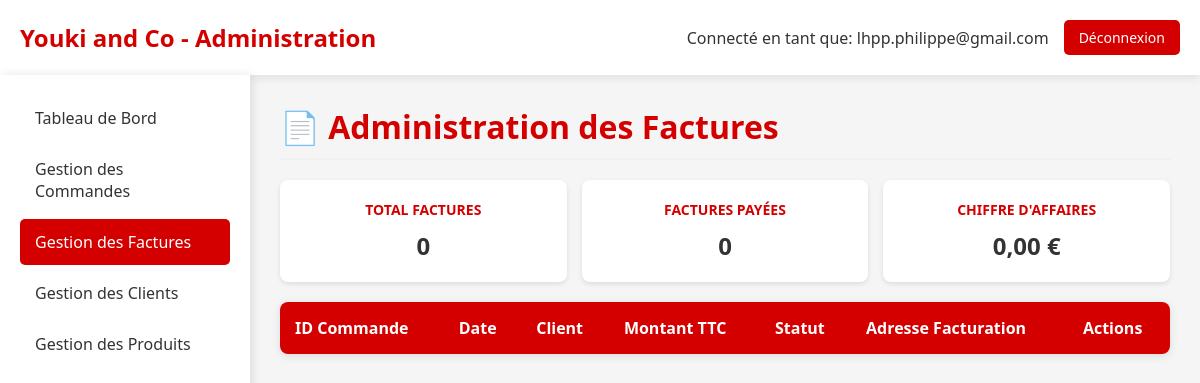
/admin_factures.php (signed in), run on an earlier commit of the app's database.
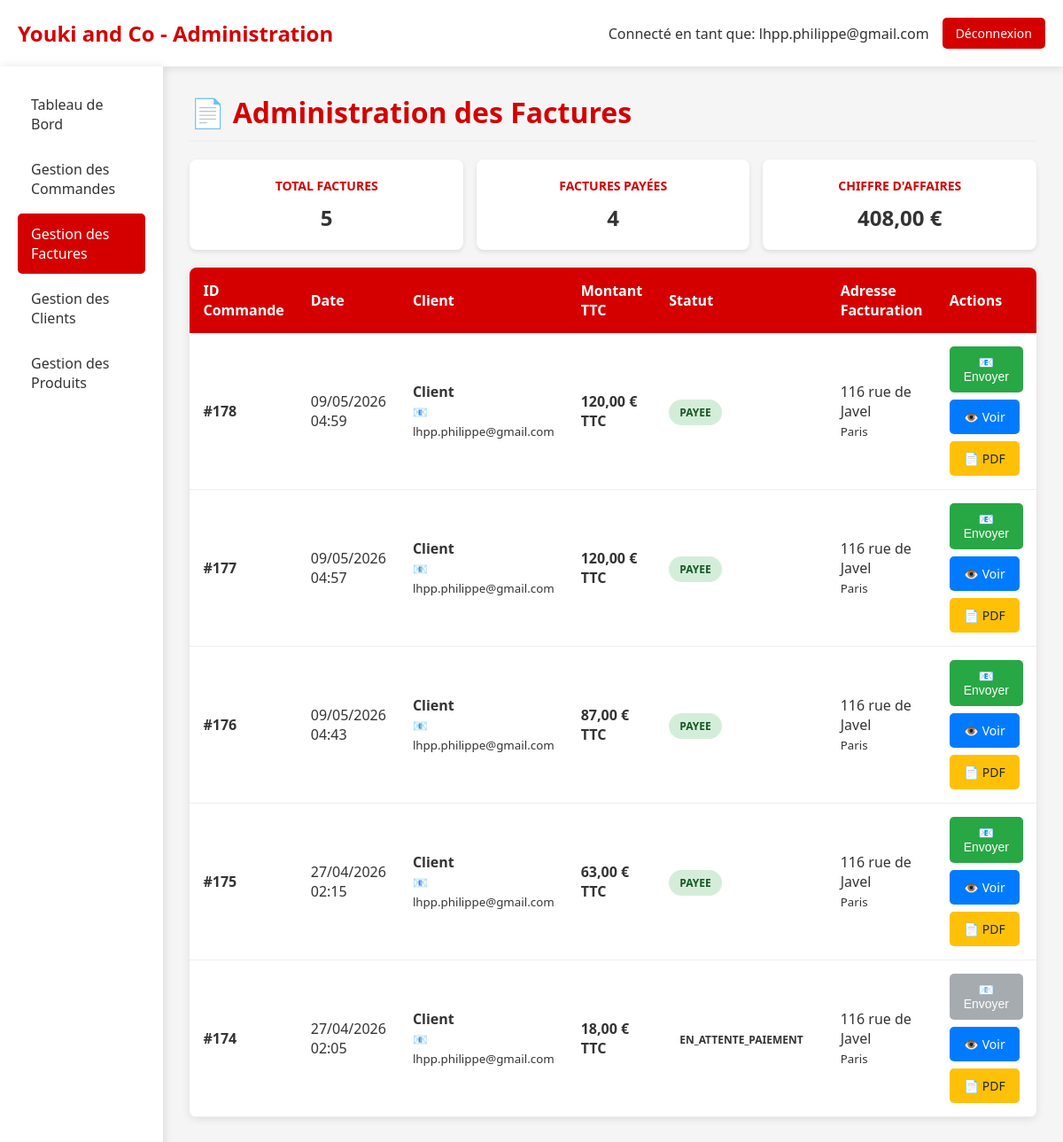
And on a later commit of the database.
### tables this page shows
CREATE TABLE `Commande` (
  `idCommande` bigint NOT NULL,
  `idClient` bigint NOT NULL,
  `idAdresseLivraison` bigint NOT NULL,
  `idAdresseFacturation` bigint DEFAULT NULL,
  `dateCommande` datetime NOT NULL,
  `modeReglement` varchar(200) NOT NULL DEFAULT 'CB',
  `delaiLivraison` date NOT NULL,
  `fraisDePort` double NOT NULL,
  `montantTotal` double NOT NULL,
  `statut` varchar(20) NOT NULL DEFAULT 'en_attente',
  `statut_paiement` enum('en_attente','payee','echec','annulee','rembourse') DEFAULT 'en_attente',
  `idPaiement` int DEFAULT NULL
);

CREATE TABLE `Client` (
  `idClient` bigint NOT NULL,
  `email` varchar(50) NOT NULL,
  `motDePasse` varchar(1000) DEFAULT NULL,
  `nom` varchar(50) NOT NULL,
  `prenom` varchar(50) NOT NULL,
  `telephone` varchar(20) DEFAULT NULL,
  `email_confirme` tinyint(1) DEFAULT '0',
  `token_confirmation` varchar(64) DEFAULT NULL,
  `token_expires` datetime DEFAULT NULL,
  `type` enum('temporaire','permanent') DEFAULT 'temporaire',
  `date_creation` datetime DEFAULT CURRENT_TIMESTAMP,
  `session_id` varchar(128) DEFAULT NULL
);

CREATE TABLE `Adresse` (
  `idAdresse` bigint NOT NULL,
  `idClient` bigint NOT NULL,
  `nom` varchar(50) NOT NULL,
  `prenom` varchar(50) NOT NULL,
  `adresse` varchar(50) NOT NULL,
  `codePostal` varchar(50) NOT NULL,
  `ville` varchar(50) NOT NULL,
  `pays` varchar(50) NOT NULL,
  `telephone` varchar(50) NOT NULL,
  `instructions` varchar(255) DEFAULT NULL,
  `societe` varchar(50) DEFAULT NULL,
  `type` varchar(20) DEFAULT 'livraison',
  `dateCreation` datetime DEFAULT CURRENT_TIMESTAMP
);

### admin_factures.php (the view, shortened to what the changed rows need)
<?php
require_once 'config.php';
try {
    $pdo = new PDO("mysql:host=$host;dbname=$dbname;charset=utf8", $username, $password);
    $pdo->setAttribute(PDO::ATTR_ERRMODE, PDO::ERRMODE_EXCEPTION);
} catch (PDOException $e) {
    die("Erreur de connexion à la base de données: " . $e->getMessage());
}
$stmt = $pdo->prepare("
    SELECT
        c.idCommande,
        c.dateCommande,
        c.montantTotal,
        c.statut,
        cl.nom,
        cl.prenom,
        cl.email,
        a_fact.adresse as adresse_facturation,
        a_fact.ville as ville_facturation,
        a_liv.adresse as adresse_livraison,
        a_liv.ville as ville_livraison
    FROM Commande c
    JOIN Client cl ON c.idClient = cl.idClient
    JOIN Adresse a_fact ON c.idAdresseFacturation = a_fact.idAdresse
    JOIN Adresse a_liv ON c.idAdresseLivraison = a_liv.idAdresse
    ORDER BY c.dateCommande DESC
");
$stmt->execute();
$commandes = $stmt->fetchAll(PDO::FETCH_ASSOC);
?>
<!DOCTYPE html>
<html lang="fr">
<head>
</head>
<body>
    <div class="header">
        <div class="logo">
            <h1>Youki and Co - Administration</h1>
        </div>
    </div>
    <div class="container">
        <div class="main-content">
            <h1 class="page-title">📄 Administration des Factures</h1>
            <div class="stats-grid">
                <div class="stat-card">
                    <h3>Total Factures</h3>
                    <div class="number"><?= count($commandes) ?></div>
                </div>
                <div class="stat-card">
                    <h3>Factures Payées</h3>
                    <div class="number">
                        <?= count(array_filter($commandes, function($cmd) { return $cmd['statut'] === 'payee'; })) ?>
                    </div>
                </div>
                <div class="stat-card">
                    <h3>Chiffre d'Affaires</h3>
                    <div class="number">
                        <?= number_format(array_sum(array_column($commandes, 'montantTotal')), 2, ',', ' ') ?> €
                    </div>
                </div>
            </div>
            <table class="table-commandes">
                <thead>
                    <tr>
                        <th>ID Commande</th>
                        <th>Date</th>
                        <th>Client</th>
                        <th>Montant TTC</th>
                        <th>Statut</th>
                        <th>Adresse Facturation</th>
                        <th>Actions</th>
                    </tr>
                </thead>
                <tbody>
                    <?php foreach ($commandes as $commande): ?>
                        <tr>
                            <td><strong>#<?= $commande['idCommande'] ?></strong></td>
                            <td><?= date('d/m/Y H:i', strtotime($commande['dateCommande'])) ?></td>
                            <td>
                                <strong><?= htmlspecialchars($commande['prenom']) ?> <?= htmlspecialchars($commande['nom']) ?></strong><br>
                                <small>📧 <?= htmlspecialchars($commande['email']) ?></small>
                            </td>
                            <td><strong><?= number_format($commande['montantTotal'], 2, ',', ' ') ?> € TTC</strong></td>
                            <td>
                                <span class="statut statut-<?= $commande['statut'] ?>">
                                    <?= $commande['statut'] ?>
                                </span>
                            </td>
                            <td>
                                <?= htmlspecialchars($commande['adresse_facturation']) ?><br>
                                <small><?= htmlspecialchars($commande['ville_facturation']) ?></small>
                            </td>
                            <td>
                                <div class="actions-cell">
                                    <?php if ($commande['statut'] === 'payee'): ?>
                                        <form method="POST" class="form-inline">
                                            <button type="submit" class="btn btn-success" onclick="return confirm('Envoyer la facture #<?= $commande['idCommande'] ?> à <?= htmlspecialchars($commande['email']) ?> ?')">
                                                📧 Envoyer
                                            </button>
                                        </form>
                                    <?php else: ?>
                                        <div class="tooltip">
                                            <button type="button" class="btn btn-disabled">
                                                📧 Envoyer
                                            </button>
                                        </div>
                                    <?php endif; ?>
                                    <a href="admin_factures.php?action=generer&id=<?= $commande['idCommande'] ?>" class="btn btn-primary" target="_blank">
                                        👁️ Voir
                                    </a>
                                    <a href="generer_facture.php?id=<?= $commande['idCommande'] ?>" class="btn btn-warning" target="_blank">
                                        📄 PDF
                                    </a>
                                </div>
                            </td>
                        </tr>
                    <?php endforeach; ?>
                </tbody>
            </table>
        </div>
    </div>
</body>
</html>

What changed in the data, as far as the page shows it:
added commande: idCommande "178", dateCommande "09/05/2026 04:59", idClient.nom "Client", idClient.email "lhpp.philippe@gmail.com", montantTotal "120,00", statut "PAYEE", idAdresseFacturation.adresse "116 rue de Javel", idAdresseFacturation.ville "Paris"
added commande: idCommande "177", dateCommande "09/05/2026 04:57", idClient.nom "Client", idClient.email "lhpp.philippe@gmail.com", montantTotal "120,00", statut "PAYEE", idAdresseFacturation.adresse "116 rue de Javel", idAdresseFacturation.ville "Paris"
added commande: idCommande "176", dateCommande "09/05/2026 04:43", idClient.nom "Client", idClient.email "lhpp.philippe@gmail.com", montantTotal "87,00", statut "PAYEE", idAdresseFacturation.adresse "116 rue de Javel", idAdresseFacturation.ville "Paris"
added commande: idCommande "175", dateCommande "27/04/2026 02:15", idClient.nom "Client", idClient.email "lhpp.philippe@gmail.com", montantTotal "63,00", statut "PAYEE", idAdresseFacturation.adresse "116 rue de Javel", idAdresseFacturation.ville "Paris"
added commande: idCommande "174", dateCommande "27/04/2026 02:05", idClient.nom "Client", idClient.email "lhpp.philippe@gmail.com", montantTotal "18,00", statut "EN_ATTENTE_PAIEMENT", idAdresseFacturation.adresse "116 rue de Javel", idAdresseFacturation.ville "Paris", shows "📧 Envoyer"
Also different on the page:
count($commandes): "0" → "5"
array_sum(array_column($commandes, 'montantTotal')): "0,00" → "408,00"
text no longer shown: "0"
text now shown: "4"
